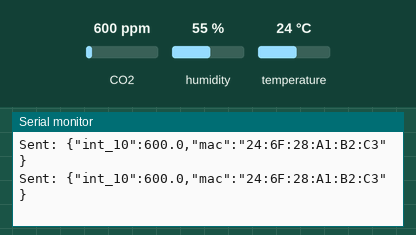
A sketch run on a simulated ESP32. Parts: the last lines printed to the serial monitor. The inputs (shaded band) are chosen by the test bench; at power-on: CO2 600 ppm, humidity 55 %, temperature 24 °C. Nothing arrives over Bluetooth unless stated.

Above: at 1.2 s.
1.3 s: CO2 set to 1050 ppm
At 2.0 s:
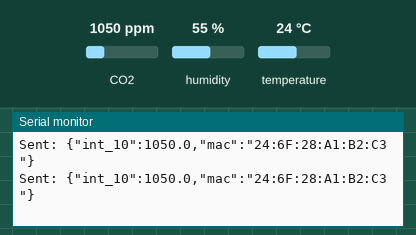
4.3 s: CO2 set to 452 ppm
At 5.1 s:
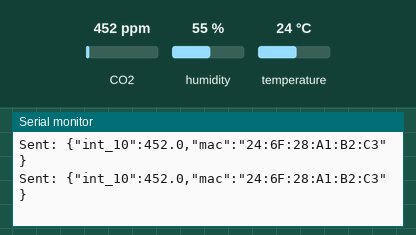
7.3 s: CO2 set to 1700 ppm
At 8.0 s:
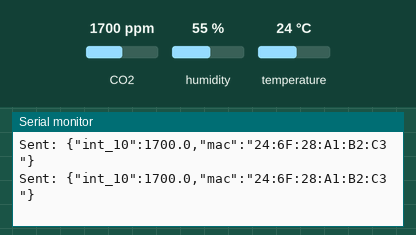
10.3 s: CO2 set to 452 ppm
Timing chart, 0 to 10.6 s (numbered marks = the images above; inputs shaded):
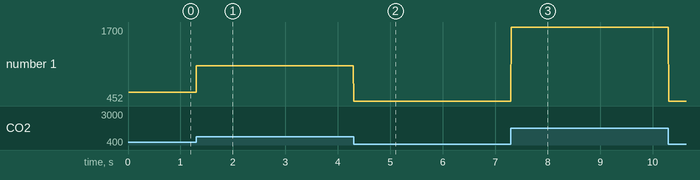

Measured:
- after the input at 1.3 s, the serial monitor: prints a new line at once (image 1)
- after the input at 4.3 s, the serial monitor: prints a new line at once (image 2)
- after the input at 7.3 s, the serial monitor: prints a new line at once (image 3)
- plotted number 1: 600 → 1050 after the input at 1.3 s, 1050 → 452 after the input at 4.3 s, 452 → 1700 after the input at 7.3 s, 1700 → 452 after the input at 10.3 s

The sketch:

Building_sensors_updated_Bluetooth.ino
```cpp
#include <stdio.h>

// Bluetooth Classic
#include "BluetoothSerial.h"

// WiFi only used to query MAC address, no network connection needed
#include <WiFi.h>

// Sensor Libraries
#include <Adafruit_SCD30.h>

// ------------------------------------------------------------------
// Globals
// ------------------------------------------------------------------

BluetoothSerial SerialBT;
Adafruit_SCD30 scd30 = Adafruit_SCD30();

// Helper: get MAC address as string "AA:BB:CC:DD:EE:FF"
String getMacString() {
  // WiFi library’s MAC string is fine for identification
  String mac = WiFi.macAddress(); // e.g. "24:6F:28:AA:BB:CC"
  mac.toUpperCase();
  return mac;
}

// ------------------------------------------------------------------
// SCD30 setup
// ------------------------------------------------------------------
void scd30_setup() {
  Serial.println("Adafruit SCD30 setup");

  if (!scd30.begin()) {
    Serial.println("Failed to find SCD30 chip");
    while (1) {
      delay(1000);
    }
  }
  Serial.println("SCD30 Found!");

  Serial.print("Measurement Interval: ");
  Serial.print(scd30.getMeasurementInterval());
  Serial.println(" seconds");
}

// ------------------------------------------------------------------
// Setup
// ------------------------------------------------------------------
void setup() {
  Serial.begin(115200);
  while (!Serial) {
    delay(10);
  }

  // We only use WiFi to be able to call WiFi.macAddress()
  WiFi.mode(WIFI_MODE_STA);

  String macStr = getMacString();
  Serial.print("ESP32 MAC: ");
  Serial.println(macStr);

  // Start Bluetooth Classic Serial
  // Device name can include part of MAC for easier identification when pairing
  String btName = "ESP32_CO2_" + macStr.substring(macStr.length() - 5); // e.g. last 5 chars
  SerialBT.begin(btName);  // visible Bluetooth name
  Serial.print("Bluetooth device name: ");
  Serial.println(btName);
  Serial.println("Now you can pair it with your laptop.");

  scd30_setup();
}

// ------------------------------------------------------------------
// Loop: read SCD30 and send JSON over BluetoothSerial
// ------------------------------------------------------------------
void loop() {
  if (scd30.dataReady()) {

    if (!scd30.read()) {
      Serial.println("Error reading SCD30 data");
      delay(1000);
      return;
    }

    float co2 = scd30.CO2;
    float temp = scd30.temperature;
    float rh = scd30.relative_humidity;

    String macStr = getMacString();

    // JSON payload, include CO2 and MAC
    // Matches your server’s expectation {"int_10":<co2>, "mac":"..."}
    String payload = "{";
    payload += "\"int_10\":" + String(co2, 1);   // one decimal place
    payload += ",\"mac\":\"" + macStr + "\"";
    payload += "}";

    // Terminate with newline so Python can use readline()
    payload += "\n";

    // Send out over Bluetooth serial
    SerialBT.print(payload);

    // Optional debug to USB serial
    Serial.print("Sent: ");
    Serial.print(payload);

  } else {
    // Wait a bit and check again
    delay(1000);
  }
}
```
